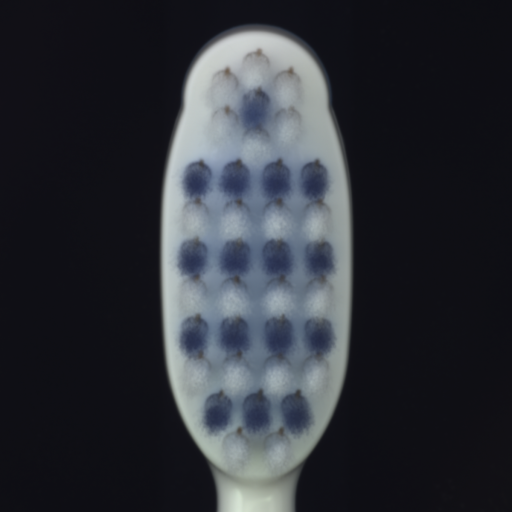
#> input picture pattern/mean/blue.png, 1024 x 1024 px (shown at 1/2 size)
$ python -i model.py   (imports and definitions only)
#> lines starting #> are read from the running program, lines starting #| are printed output that depends on the picture; after the words box and inside, x2 and y2 are one past the last pixel; in counts of white or black regions, pixels touching at a corner belong together
import numpy as np
import cv2
from pathlib import Path


DEFAULT_PARAMS = {
    'diff_threshold': 40,
    'hsv_s_min': 10,
    'hsv_v_min': 10,
    'morph_open_k': 5,
    'morph_open_iter': 2,
    'morph_close_k': 3,
    'morph_close_iter': 2,
    'min_area': 500
}
VIZ_DIM = (200, 200)

_PATTERNS_CACHE = {}

# [13 lines left out: function calculate_iou, not called in this run]

def _get_patterns_dir():
    """Returns the absolute path to the pattern directory."""
    return Path(__file__).parent.resolve() / "pattern"


def load_pattern_cached(color: str, type_name: str = "mean"):
    """Loads and caches the reference pattern from disk."""
    key = f"{color}_{type_name}"
    if key not in _PATTERNS_CACHE:
        p_dir = _get_patterns_dir() / type_name
        p_path = p_dir / f"{color}.png"
        img = cv2.imread(str(p_path))
        if img is None:
            return np.zeros((400, 400, 3), np.uint8)
        _PATTERNS_CACHE[key] = img
    return _PATTERNS_CACHE[key]


def identify_brush_color(img_bgr: np.ndarray) -> str:
    """
    Identifies brush color by analyzing the Hue of the bristles in HSV space.
    Filters out the dark blue background by requiring high Saturation and Value.
    """
    hsv = cv2.cvtColor(img_bgr, cv2.COLOR_BGR2HSV)

    # Crop to central ROI where bristles are located (e.g., 100x100 center)
    h, w = hsv.shape[:2]
    roi = hsv[h//2-50:h//2+50, w//2-50:w//2+50]

    # Filter for colorful pixels (S > 30 and V > 30) to ignore dark blue background
    bristle_pixels = roi[(roi[:, :, 1] > 30) & (roi[:, :, 2] > 30)]

    if len(bristle_pixels) < 10:
        # Fallback if no colorful pixels found: use standard image-wide SAD
        colors = ["blue", "red", "yellow"]
        sums = []
        for color in colors:
            pattern = load_pattern_cached(color, "mean")
            diff = np.abs(pattern.astype(np.int16) - img_bgr.astype(np.int16)).astype(np.uint8)
            sums.append(np.sum(diff))
        return colors[np.argmin(sums)]

    # Calculate median Hue of the detected bristle pixels
    median_hue = np.median(bristle_pixels[:, 0])

    # Map Hue to labels (OpenCV H range is 0-179)
    # Blue: ~108, Yellow: ~18, Red: ~3 or ~178
    if 80 <= median_hue <= 140:
        color = "blue"
    elif 11 <= median_hue <= 40:
        color = "yellow"
    else:
        color = "red"

    # print(f"Identified color: {color} (Median Hue: {median_hue:.1f}, Pixels: {len(bristle_pixels)})")
    return color


def _build_diff_mask(bgr_img: np.ndarray, pattern: np.ndarray,
                     diff_threshold: int, hsv_s_min: int, hsv_v_min: int) -> np.ndarray:
    """Computes difference mask with HSV noise suppression."""
    # Absolute difference in int16
    diff = np.abs(bgr_img.astype(np.int16) - pattern.astype(np.int16))

    # Max-channel difference (more sensitive to single-channel shifts)
    diff_max = diff.max(axis=2).astype(np.uint8)
    raw_mask = (diff_max > diff_threshold).astype(np.uint8) * 255

    # HSV guard to ignore dark / grey background areas
    hsv = cv2.cvtColor(bgr_img, cv2.COLOR_BGR2HSV)
    s_mask = (hsv[:, :, 1] >= hsv_s_min).astype(np.uint8) * 255
    v_mask = (hsv[:, :, 2] >= hsv_v_min).astype(np.uint8) * 255
    guard  = cv2.bitwise_and(s_mask, v_mask)

    return cv2.bitwise_and(raw_mask, guard)


def _morphology_pipeline(mask: np.ndarray, open_k: int, close_k: int,
                         open_iter: int = 1, close_iter: int = 1) -> np.ndarray:
    """Cleans up the mask using open (noise) and close (holes) operations."""
    k_open  = np.ones((open_k,  open_k),  np.uint8)
    k_close = np.ones((close_k, close_k), np.uint8)

    if close_iter > 0:
        mask = cv2.morphologyEx(mask, cv2.MORPH_CLOSE, k_close, iterations=close_iter)
    if open_iter > 0:
        mask = cv2.morphologyEx(mask, cv2.MORPH_OPEN,  k_open,  iterations=open_iter)
    return mask


def _filter_components(mask: np.ndarray, min_area: int) -> np.ndarray:
    """Removes small noise components."""
    num_labels, labels, stats, _ = cv2.connectedComponentsWithStats(mask, connectivity=8)
    filtered = np.zeros_like(mask)
    for i in range(1, num_labels):
        if stats[i, cv2.CC_STAT_AREA] >= min_area:
            filtered[labels == i] = 255
    return filtered


# [34 lines left out: function _visualise, not called in this run]


def predict(image: np.ndarray, *args, params: dict = None, visualize: bool = False) -> np.ndarray:
    """Thresholding defect segmentation model.

    Args:
        image: numpy array of shape (H, W, 3), uint8 RGB image.
        *args: optional ground-truth mask (H, W) uint8.
        params: dict of parameters to override DEFAULT_PARAMS.
        visualize: whether to show the debug window.

    Returns:
        Binary defect mask, shape (H, W), dtype uint8, values in {0, 255}.
    """
    p = DEFAULT_PARAMS.copy()
    if params:
        p.update(params)

    groundtruth_img: np.ndarray | None = args[0] if len(args) > 0 else None

    bgr = image
    color = identify_brush_color(bgr)
    pattern = load_pattern_cached(color, "mean")

    raw_mask = _build_diff_mask(bgr, pattern, p['diff_threshold'], p['hsv_s_min'], p['hsv_v_min'])

    clean_mask = _morphology_pipeline(raw_mask,
                                     p['morph_open_k'], p['morph_close_k'],
                                     p.get('morph_open_iter', 1), p.get('morph_close_iter', 1))

    final_mask = _filter_components(clean_mask, p['min_area'])

    if visualize:
        diff_for_viz = np.abs(bgr.astype(np.int16) - pattern.astype(np.int16)) \
                         .max(axis=2).astype(np.uint8)
        _visualise(bgr, pattern, diff_for_viz, final_mask, groundtruth_img)

    return final_mask


# [63 lines left out: function run_grid_search, not called in this run]

>>> import cv2
>>> picture = cv2.imread('pattern/mean/blue.png')
#> picture is the input picture: shape (1024, 1024, 3); mean B, G, R 55.6, 48.9, 46
>>> result = predict(picture)
#> in identify_brush_color, `hsv = cv2.cvtColor(img_bgr, cv2.COLOR_BGR2HSV)`: hsv: shape (1024, 1024, 3); mean H, S, V 113.3, 62.8, 55.9
#> in identify_brush_color, `roi = hsv[h//2-50:h//2+50, w//2-50:w//2+50]`: roi: shape (100, 100, 3); mean H, S, V 109.3, 79.2, 113.8
#> in identify_brush_color, `median_hue = np.median(bristle_pixels[:, 0])`: median_hue = 109
#> in predict, `color = identify_brush_color(bgr)`: color = 'blue'
#> in _build_diff_mask, `diff = np.abs(bgr_img.astype(np.int16) - pattern.astype(np.int16))`: diff: shape (1024, 1024, 3) int16; every value is 0
#> in _build_diff_mask, `diff_max = diff.max(axis=2).astype(np.uint8)`: diff_max: shape (1024, 1024); every value is 0
#> in _build_diff_mask, `s_mask = (hsv[:, :, 1] >= hsv_s_min).astype(np.uint8) * 255`:
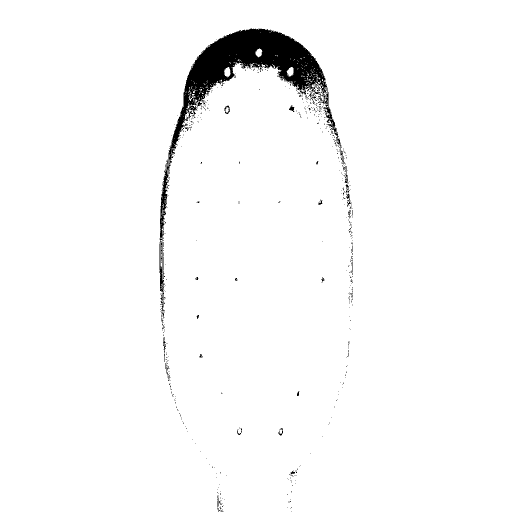
#> s_mask: shape (1024, 1024) (shown at 1/2 size); 97.4% white; 607 black regions (577 under 20 px), largest, box (x1, y1, x2, y2) and area: (319, 57, 683, 623) 24847, (687, 332, 697, 367) 85, (449, 211, 460, 228) 80
#> in _build_diff_mask, `v_mask = (hsv[:, :, 2] >= hsv_v_min).astype(np.uint8) * 255`: v_mask: shape (1024, 1024); every value is 255
#> in _filter_components, `num_labels, labels, stats, _ = cv2.connectedComponentsWithStats(mask, ..`: labels: shape (1024, 1024) int32; every value is 0
#> in _filter_components, `num_labels, labels, stats, _ = cv2.connectedComponentsWithStats(mask, ..`: num_labels = 1; stats = [[0, 0, 1024, 1024, 1048576]]
